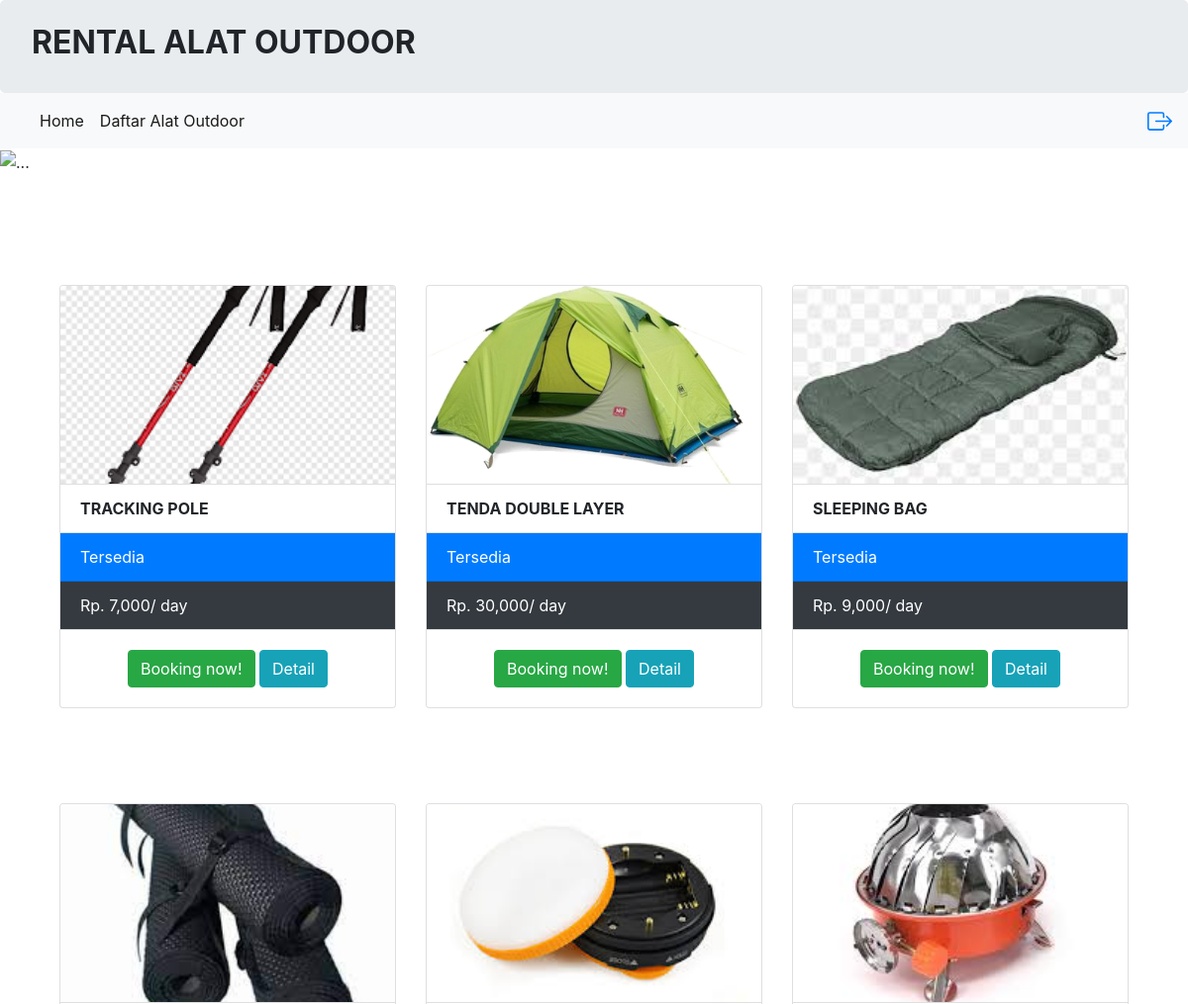
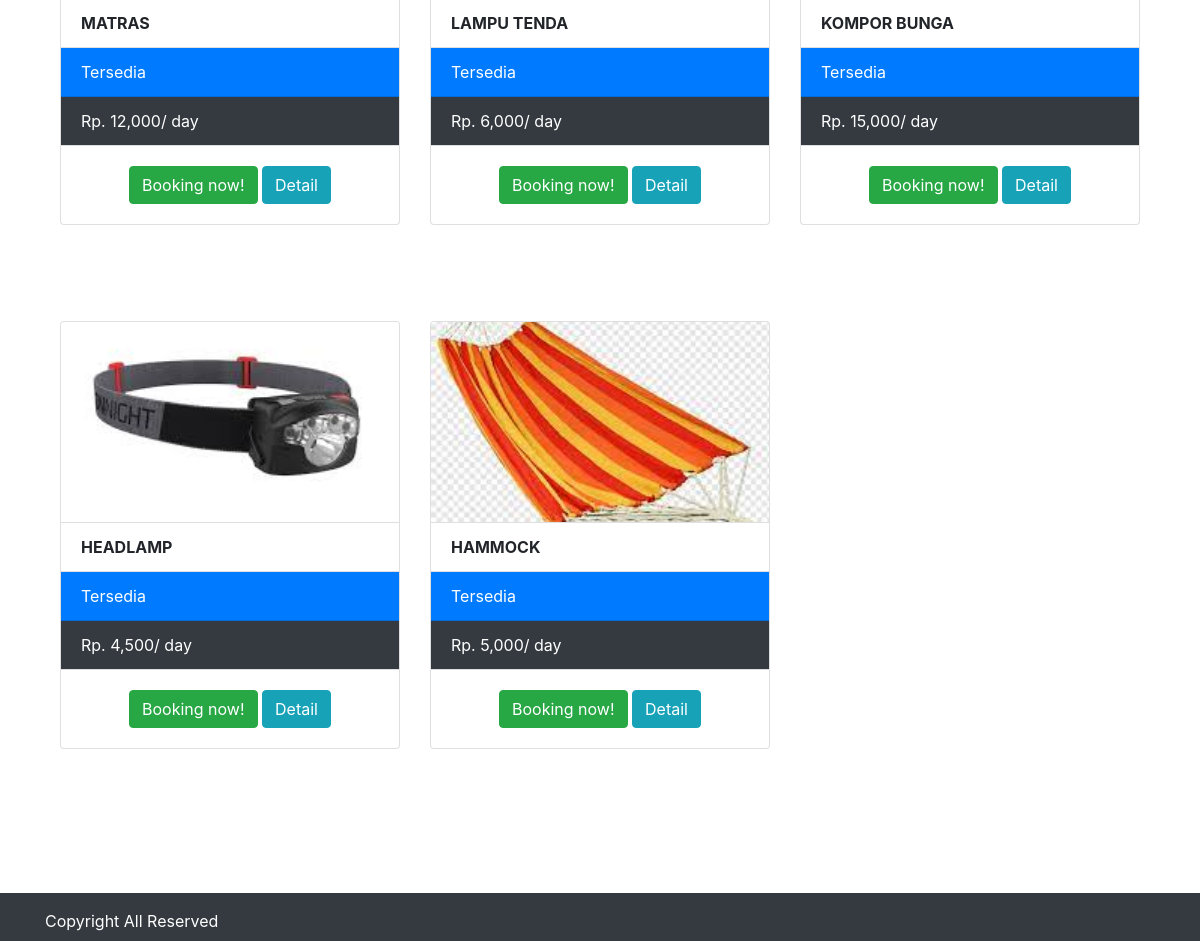
The app's page / (signed in) with its own data (2 pictures, top to bottom).
### tables this page shows
CREATE TABLE `tbl_alat_212303` (
  `212303_id_alat` int(11) NOT NULL,
  `212303_nama` varchar(100) NOT NULL,
  `212303_harga` int(255) NOT NULL,
  `212303_deskripsi` varchar(255) NOT NULL,
  `212303_status` varchar(255) NOT NULL,
  `212303_gambar` text NOT NULL
);

### index.php (the view, shortened to what this page needs)
<?php
include 'header.php';
require 'koneksi.php';
$query = "SELECT * FROM tbl_alat_212303 ORDER BY 212303_id_alat DESC";
$hasil = mysqli_query($koneksi, $query);
?>
<img src="./images/bg.png" class="img-fluid w-100" alt="...">
<div class="container">
    <br>
    <br>
    <div class="container">
        <div class="row">
            <div class="col-sm-12">
                <div class="row mt-3">
                    <?php
                    foreach ($hasil as $isi) {
                    ?>
                        <div class="col-sm-4 my-5">
                            <div class="card">
                                <img src="images/<?php echo $isi['212303_gambar']; ?>" class="card-img-top" style="height:200px;object-fit:cover;">
                                <ul class="list-group list-group-flush">
                                    <li class="list-group-item" style="text-transform:uppercase;">
                                        <b><?= $isi['212303_nama']; ?></b>
                                    </li>
                                    <?php if ($isi['212303_status'] == 'Tersedia') { ?>
                                        <li class="list-group-item bg-primary text-white">
                                            <i class="fa fa-check"></i> Tersedia
                                        </li>
                                    <?php } else { ?>
                                        <li class="list-group-item bg-danger text-white">
                                            <i class="fa fa-close"></i> Tidak Tersedia
                                        </li>
                                    <?php } ?>
                                    <li class="list-group-item bg-dark text-white">
                                        <i class="fa fa-money"></i> Rp. <?php echo number_format($isi['212303_harga']); ?>/ day
                                    </li>
                                </ul>
                                <div class="card-body">
                                    <center>
                                        <a href="booking.php?id=<?php echo $isi['212303_id_alat']; ?>" class="btn btn-success">Booking now!</a>
                                        <a href="detail.php?id=<?php echo $isi['212303_id_alat']; ?>" class="btn btn-info">Detail</a>
                                    </center>
                                </div>
                            </div>
                        </div>
                    <?php $no++;
                    } ?>
                </div>
            </div>
        </div>
    </div>
    <br>
    <br>
    <br>
</div>
<?php
include 'footer.php';
?>

### records on screen
tbl_alat_212303: 212303_gambar (picture), 212303_nama "TRACKING POLE", 212303_status "Tersedia", 212303_harga "7,000"
tbl_alat_212303: 212303_gambar (picture), 212303_nama "TENDA DOUBLE LAYER", 212303_status "Tersedia", 212303_harga "30,000"
tbl_alat_212303: 212303_gambar (picture), 212303_nama "SLEEPING BAG", 212303_status "Tersedia", 212303_harga "9,000"
tbl_alat_212303: 212303_gambar (picture), 212303_nama "MATRAS", 212303_status "Tersedia", 212303_harga "12,000"
tbl_alat_212303: 212303_gambar (picture), 212303_nama "LAMPU TENDA", 212303_status "Tersedia", 212303_harga "6,000"
tbl_alat_212303: 212303_gambar (picture), 212303_nama "KOMPOR BUNGA", 212303_status "Tersedia", 212303_harga "15,000"
tbl_alat_212303: 212303_gambar (picture), 212303_nama "HEADLAMP", 212303_status "Tersedia", 212303_harga "4,500"
tbl_alat_212303: 212303_gambar (picture), 212303_nama "HAMMOCK", 212303_status "Tersedia", 212303_harga "5,000"
